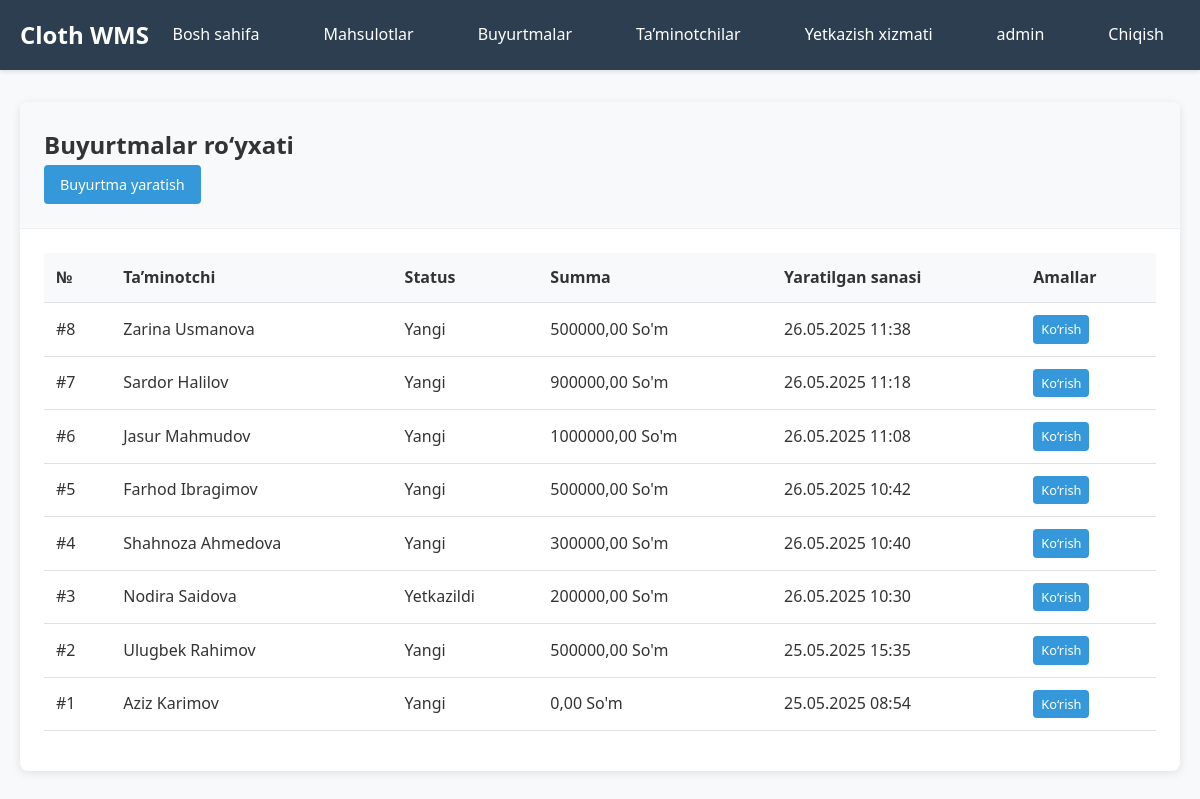
Screenshot of /orders/ (signed in) with the database file from the repository.
### orders/models.py (models this page shows, shortened)
class Order(models.Model):
    STATUS_CHOICES = [
        ('NEW', 'Yangi'),
        ('PROCESSING', 'Ishlovda'),
        ('SHIPPED', 'Yuborildi'),
        ('DELIVERED', 'Yetkazildi'),
        ('CANCELLED', 'Bekor qilindi'),
    ]
    DELIVERY_STATUS_CHOICES = [
        ('PENDING', 'Kutilmoqda'),
        ('PREPARING', 'Tayorgarlik'),
        ('IN_TRANSIT', 'Yo`lga tushdi'),
        ('DELIVERED', 'Yetib keldi'),
    ]
    customer = models.ForeignKey(Customer, on_delete=models.CASCADE, verbose_name="Ta'minotchi")
    status = models.CharField(max_length=20, choices=STATUS_CHOICES, default='NEW', verbose_name="Status")
    delivery_status = models.CharField(max_length=20, choices=DELIVERY_STATUS_CHOICES, default='PENDING',
                                       verbose_name="Yetkazib berish statusi")
    delivery_date = models.DateField(verbose_name="Yetkazib berish sanasi", null=True, blank=True)
    tracking_number = models.CharField(max_length=100, verbose_name="Kuzatuv raqami", blank=True, editable=False)
    total_amount = models.DecimalField(max_digits=10, decimal_places=2, default=0, verbose_name="To'lov summasi")
    notes = models.TextField(blank=True, verbose_name="Izoh")
    created_at = models.DateTimeField(auto_now_add=True)
    updated_at = models.DateTimeField(auto_now=True)
    created_by = models.ForeignKey(User, on_delete=models.CASCADE, verbose_name="Yaratdi")
    class Meta:
        verbose_name = "Buyurtma"
        verbose_name_plural = "Buyurtmalar"

class Customer(models.Model):
    name = models.CharField(max_length=200, verbose_name="FIO")
    email = models.EmailField(verbose_name="Email")
    phone = models.CharField(max_length=20, verbose_name="Telefon")
    address = models.TextField(verbose_name="Manzil")
    created_at = models.DateTimeField(auto_now_add=True)
    class Meta:
        verbose_name = "Клиент"
        verbose_name_plural = "Клиенты"

### orders/views.py (the view)
# urls.py: path('', views.order_list, name='order_list'),
@login_required
def order_list(request):
    orders = Order.objects.select_related('customer').order_by('-created_at')
    return render(request, 'orders/order_list.html', {'orders': orders})

### templates/orders/order_list.html (shortened to what this page needs)
{% extends 'base.html' %}
{% block content %}
<div class="card">
    <div class="card-header">
        <h2>Buyurtmalar ro‘yxati</h2>
        <a href="{% url 'orders:order_create' %}" class="btn btn-primary">Buyurtma yaratish</a>
    </div>
    <div class="card-body">
        <table class="table">
            <thead>
                <tr>
                    <th>№</th>
                    <th>Ta’minotchi</th>
                    <th>Status</th>
                    <th>Summa</th>
                    <th>Yaratilgan sanasi</th>
                    <th>Amallar</th>
                </tr>
            </thead>
            <tbody>
                {% for order in orders %}
                <tr>
                    <td>#{{ order.id }}</td>
                    <td>{{ order.customer.name }}</td>
                    <td>{{ order.get_status_display }}</td>
                    <td>{{ order.total_amount }} So'm</td>
                    <td>{{ order.created_at|date:"d.m.Y H:i" }}</td>
                    <td>
                        <a href="{% url 'orders:order_detail' order.pk %}" class="btn btn-sm btn-primary">Ko‘rish</a>
                    </td>
                </tr>
                {% empty %}
                <tr>
                    <td colspan="6">Buyurtmalar topilmadi</td>
                </tr>
                {% endfor %}
            </tbody>
        </table>
    </div>
</div>
{% endblock %}

### templates/base.html (shortened to what this page needs)
<!DOCTYPE html>
<html lang="uz">
<head>
</head>
<body>
    <nav class="navbar">
        <div class="nav-container">
            <a href="{% url 'inventory:dashboard' %}" class="nav-brand">Cloth WMS</a>
            {% if user.is_authenticated %}
                <ul class="nav-links">
                    <li><a href="{% url 'inventory:dashboard' %}">Bosh sahifa</a></li>
                    <li><a href="{% url 'inventory:product_list' %}">Mahsulotlar</a></li>
                    <li><a href="{% url 'orders:order_list' %}">Buyurtmalar</a></li>
                    <li><a href="{% url 'orders:customer_list' %}">Ta’minotchilar</a></li>
                    <li><a href="{% url 'orders:delivery_list' %}">Yetkazish xizmati</a></li>
                    <li><a href="{% url 'accounts:profile' %}">{{ user.username }}</a></li>
                    <li><a href="{% url 'accounts:logout' %}">Chiqish</a></li>
                </ul>
            {% else %}
                <ul class="nav-links">
                    <li><a href="{% url 'accounts:login' %}">Kirish</a></li>
                    <li><a href="{% url 'accounts:register' %}">Ro‘yxatga olish</a></li>
                </ul>
            {% endif %}
        </div>
    </nav>
    <div class="container">
        {% block content %}
        {% endblock %}
    </div>
</body>
</html>

### templates/base.html (style rules this page uses)
* { margin: 0; padding: 0; box-sizing: border-box; }
body { font-family: 'Segoe UI', Tahoma, Geneva, Verdana, sans-serif; background-color: #f8f9fa; color: #333; line-height: 1.6; }
.navbar { background-color: #2c3e50; padding: 1rem 0; box-shadow: 0 2px 4px rgba(0,0,0,0.1); }
.nav-container { max-width: 1200px; margin: 0 auto; padding: 0 20px; display: flex; justify-content: space-between; align-items: center; }
.nav-brand { color: white; font-size: 1.5rem; font-weight: bold; text-decoration: none; }
.nav-links { display: flex; list-style: none; gap: 2rem; }
.nav-links a { color: white; text-decoration: none; padding: 0.5rem 1rem; border-radius: 4px; transition: background-color 0.3s; }
.container { max-width: 1200px; margin: 2rem auto; padding: 0 20px; }
.card { background: white; border-radius: 8px; box-shadow: 0 2px 10px rgba(0,0,0,0.1); margin-bottom: 2rem; }
.card-header { padding: 1.5rem; border-bottom: 1px solid #eee; background-color: #f8f9fa; border-radius: 8px 8px 0 0; }
.card-body { padding: 1.5rem; }
.btn { display: inline-block; padding: 0.5rem 1rem; border: none; border-radius: 4px; text-decoration: none; cursor: pointer; font-size: 0.9rem; transition: all 0.3s; }
.btn-primary { background-color: #3498db; color: white; }
.btn-sm { padding: 0.25rem 0.5rem; font-size: 0.8rem; }
.table { width: 100%; border-collapse: collapse; margin-bottom: 1rem; }
.table th, .table td { padding: 0.75rem; text-align: left; border-bottom: 1px solid #dee2e6; }
.table th { background-color: #f8f9fa; font-weight: 600; }

### rows the page displays
Order: id "8", customer.name "Zarina Usmanova", status "Yangi", total_amount "500000,00", created_at "26.05.2025 11:38"
Order: id "7", customer.name "Sardor Halilov", status "Yangi", total_amount "900000,00", created_at "26.05.2025 11:18"
Order: id "6", customer.name "Jasur Mahmudov", status "Yangi", total_amount "1000000,00", created_at "26.05.2025 11:08"
Order: id "5", customer.name "Farhod Ibragimov", status "Yangi", total_amount "500000,00", created_at "26.05.2025 10:42"
Order: id "4", customer.name "Shahnoza Ahmedova", status "Yangi", total_amount "300000,00", created_at "26.05.2025 10:40"
Order: id "3", customer.name "Nodira Saidova", status "Yetkazildi", total_amount "200000,00", created_at "26.05.2025 10:30"
Order: id "2", customer.name "Ulugbek Rahimov", status "Yangi", total_amount "500000,00", created_at "25.05.2025 15:35"
Order: id "1", customer.name "Aziz Karimov", status "Yangi", total_amount "0,00", created_at "25.05.2025 08:54"

### other values shown
{{ user.username }} "admin"
